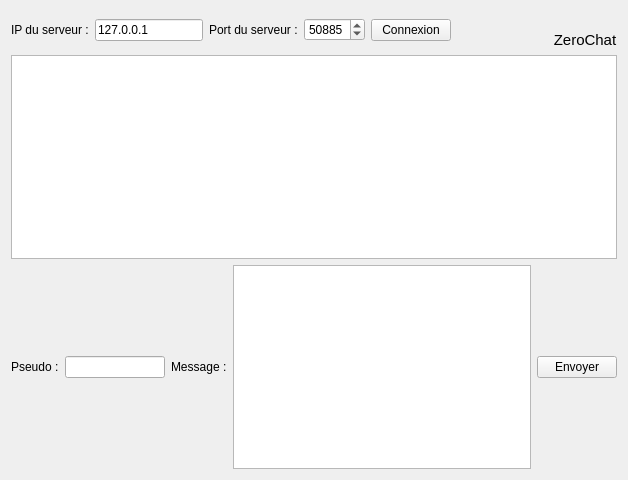
<?xml version="1.0" encoding="UTF-8"?>
<ui version="4.0">
 <class>FenClient</class>
 <widget class="QWidget" name="FenClient">
  <property name="geometry">
   <rect>
    <x>0</x>
    <y>0</y>
    <width>628</width>
    <height>480</height>
   </rect>
  </property>
  <property name="windowTitle">
   <string>ZeroChat - Client</string>
  </property>
  <property name="windowIcon">
   <iconset>
    <normaloff>chat.png</normaloff>chat.png</iconset>
  </property>
  <layout class="QVBoxLayout" name="verticalLayout_2">
   <item>
    <layout class="QHBoxLayout" name="horizontalLayout">
     <item>
      <widget class="QLabel" name="label">
       <property name="text">
        <string>IP du serveur :</string>
       </property>
      </widget>
     </item>
     <item>
      <widget class="QLineEdit" name="serveurIP">
       <property name="maximumSize">
        <size>
         <width>150</width>
         <height>16777215</height>
        </size>
       </property>
       <property name="text">
        <string>127.0.0.1</string>
       </property>
      </widget>
     </item>
     <item>
      <widget class="QLabel" name="label_2">
       <property name="text">
        <string>Port du serveur :</string>
       </property>
      </widget>
     </item>
     <item>
      <widget class="QSpinBox" name="serveurPort">
       <property name="minimumSize">
        <size>
         <width>60</width>
         <height>0</height>
        </size>
       </property>
       <property name="minimum">
        <number>1024</number>
       </property>
       <property name="maximum">
        <number>65535</number>
       </property>
       <property name="value">
        <number>50885</number>
       </property>
      </widget>
     </item>
     <item>
      <widget class="QPushButton" name="boutonConnexion">
       <property name="text">
        <string>Connexion</string>
       </property>
      </widget>
     </item>
     <item>
      <spacer name="horizontalSpacer">
       <property name="orientation">
        <enum>Qt::Horizontal</enum>
       </property>
       <property name="sizeHint" stdset="0">
        <size>
         <width>40</width>
         <height>20</height>
        </size>
       </property>
      </spacer>
     </item>
     <item>
      <layout class="QVBoxLayout" name="verticalLayout">
       <item>
        <widget class="QLabel" name="label_5">
         <property name="pixmap">
          <pixmap>chat.png</pixmap>
         </property>
        </widget>
       </item>
       <item>
        <widget class="QLabel" name="label_6">
         <property name="font">
          <font>
           <pointsize>11</pointsize>
           <weight>50</weight>
           <bold>false</bold>
          </font>
         </property>
         <property name="text">
          <string>ZeroChat</string>
         </property>
         <property name="alignment">
          <set>Qt::AlignCenter</set>
         </property>
        </widget>
       </item>
      </layout>
     </item>
    </layout>
   </item>
   <item>
    <widget class="QTextEdit" name="listeMessages">
     <property name="readOnly">
      <bool>true</bool>
     </property>
    </widget>
   </item>
   <item>
    <layout class="QHBoxLayout" name="horizontalLayout_2">
     <item>
      <widget class="QLabel" name="label_3">
       <property name="text">
        <string>Pseudo :</string>
       </property>
      </widget>
     </item>
     <item>
      <widget class="QLineEdit" name="pseudo">
       <property name="maximumSize">
        <size>
         <width>100</width>
         <height>16777215</height>
        </size>
       </property>
      </widget>
     </item>
     <item>
      <widget class="QLabel" name="label_4">
       <property name="text">
        <string>Message :</string>
       </property>
      </widget>
     </item>
     <item>
      <widget class="QTextEdit" name="message"/>
     </item>
     <item>
      <layout class="QVBoxLayout" name="layoutButtons">
       <item>
        <layout class="QHBoxLayout" name="hLayoutPseudo"/>
       </item>
      </layout>
     </item>
     <item>
      <widget class="QPushButton" name="boutonEnvoyer">
       <property name="text">
        <string>Envoyer</string>
       </property>
       <property name="icon">
        <iconset>
         <normaloff>chat.png</normaloff>chat.png</iconset>
       </property>
      </widget>
     </item>
    </layout>
   </item>
  </layout>
 </widget>
 <resources/>
 <connections/>
</ui>
